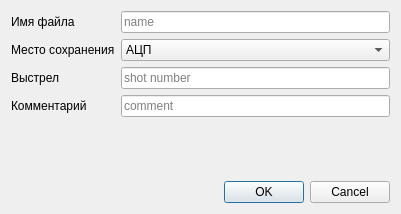
<?xml version="1.0" encoding="UTF-8"?>
<ui version="4.0">
 <class>save_Dialog</class>
 <widget class="QDialog" name="save_Dialog">
  <property name="geometry">
   <rect>
    <x>0</x>
    <y>0</y>
    <width>401</width>
    <height>214</height>
   </rect>
  </property>
  <property name="sizePolicy">
   <sizepolicy hsizetype="Preferred" vsizetype="Preferred">
    <horstretch>0</horstretch>
    <verstretch>0</verstretch>
   </sizepolicy>
  </property>
  <property name="contextMenuPolicy">
   <enum>Qt::NoContextMenu</enum>
  </property>
  <property name="windowTitle">
   <string>Save .h5 file</string>
  </property>
  <property name="modal">
   <bool>true</bool>
  </property>
  <layout class="QGridLayout" name="gridLayout">
   <item row="4" column="0">
    <spacer name="verticalSpacer">
     <property name="orientation">
      <enum>Qt::Vertical</enum>
     </property>
     <property name="sizeHint" stdset="0">
      <size>
       <width>20</width>
       <height>40</height>
      </size>
     </property>
    </spacer>
   </item>
   <item row="2" column="1">
    <widget class="QLineEdit" name="shot_lineEdit">
     <property name="placeholderText">
      <string>shot number</string>
     </property>
    </widget>
   </item>
   <item row="5" column="0" colspan="2">
    <widget class="QDialogButtonBox" name="buttonBox">
     <property name="sizePolicy">
      <sizepolicy hsizetype="Preferred" vsizetype="Fixed">
       <horstretch>0</horstretch>
       <verstretch>0</verstretch>
      </sizepolicy>
     </property>
     <property name="orientation">
      <enum>Qt::Horizontal</enum>
     </property>
     <property name="standardButtons">
      <set>QDialogButtonBox::Cancel|QDialogButtonBox::Ok</set>
     </property>
    </widget>
   </item>
   <item row="1" column="1">
    <widget class="QComboBox" name="place_comboBox">
     <item>
      <property name="text">
       <string>АЦП</string>
      </property>
     </item>
     <item>
      <property name="text">
       <string>Локально</string>
      </property>
     </item>
     <item>
      <property name="text">
       <string>NAS</string>
      </property>
     </item>
    </widget>
   </item>
   <item row="0" column="0">
    <widget class="QLabel" name="name_label">
     <property name="text">
      <string>Имя файла</string>
     </property>
    </widget>
   </item>
   <item row="2" column="0">
    <widget class="QLabel" name="shot_label">
     <property name="text">
      <string>Выстрел</string>
     </property>
    </widget>
   </item>
   <item row="1" column="0">
    <widget class="QLabel" name="place_label">
     <property name="text">
      <string>Место сохранения</string>
     </property>
    </widget>
   </item>
   <item row="0" column="1">
    <widget class="QLineEdit" name="name_lineEdit">
     <property name="text">
      <string/>
     </property>
     <property name="placeholderText">
      <string>name</string>
     </property>
    </widget>
   </item>
   <item row="3" column="0">
    <widget class="QLabel" name="comm_label">
     <property name="text">
      <string>Комментарий</string>
     </property>
    </widget>
   </item>
   <item row="3" column="1">
    <widget class="QLineEdit" name="comm_lineEdit">
     <property name="placeholderText">
      <string>comment</string>
     </property>
    </widget>
   </item>
  </layout>
 </widget>
 <resources/>
 <connections>
  <connection>
   <sender>buttonBox</sender>
   <signal>accepted()</signal>
   <receiver>save_Dialog</receiver>
   <slot>accept()</slot>
   <hints>
    <hint type="sourcelabel">
     <x>248</x>
     <y>254</y>
    </hint>
    <hint type="destinationlabel">
     <x>157</x>
     <y>274</y>
    </hint>
   </hints>
  </connection>
  <connection>
   <sender>buttonBox</sender>
   <signal>rejected()</signal>
   <receiver>save_Dialog</receiver>
   <slot>reject()</slot>
   <hints>
    <hint type="sourcelabel">
     <x>316</x>
     <y>260</y>
    </hint>
    <hint type="destinationlabel">
     <x>286</x>
     <y>274</y>
    </hint>
   </hints>
  </connection>
 </connections>
</ui>
